Frame 1 (no input): blank canvas, image omitted
Frame 60 (no input): blank canvas, image omitted
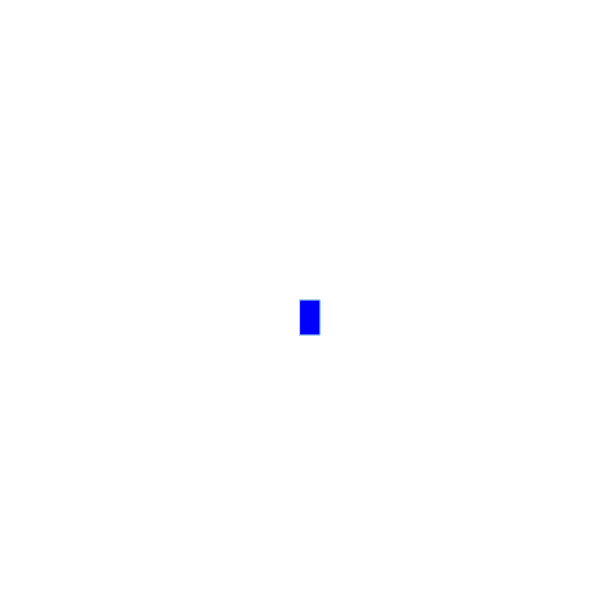
Frame 120 (the mouse pressed at the canvas centre since frame 60)

The p5.js sketch whose frames 1 and 60 were blank and that drew this single picture after the mouse press (run headless with seeded random() and noise() and a simulated clock; from frame 60 on, the mouse is pressed at the canvas centre):

// p5.js sketch
// ── sketch.js
function setup() {
    createCanvas(600, 600);
    background("white");
  }
  
  function draw() {
    
    
    stroke("lightblue");
    fill("blue");
    
    // console.log(mouseIsPressed);
    
    if (mouseIsPressed) {
      rect(mouseX, mouseY, 20, 35); 
    }  
  }
